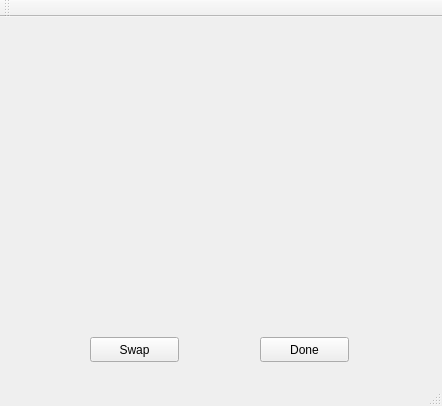
<?xml version="1.0" encoding="UTF-8"?>
<ui version="4.0">
 <class>MainWindow</class>
 <widget class="QMainWindow" name="MainWindow">
  <property name="geometry">
   <rect>
    <x>0</x>
    <y>0</y>
    <width>442</width>
    <height>406</height>
   </rect>
  </property>
  <property name="windowTitle">
   <string>MainWindow</string>
  </property>
  <widget class="QWidget" name="centralWidget">
   <widget class="QLabel" name="lblImage">
    <property name="geometry">
     <rect>
      <x>16</x>
      <y>16</y>
      <width>401</width>
      <height>291</height>
     </rect>
    </property>
    <property name="text">
     <string/>
    </property>
   </widget>
   <widget class="QPushButton" name="btnSwap">
    <property name="geometry">
     <rect>
      <x>90</x>
      <y>320</y>
      <width>89</width>
      <height>25</height>
     </rect>
    </property>
    <property name="text">
     <string>Swap</string>
    </property>
   </widget>
   <widget class="QPushButton" name="btnDone">
    <property name="geometry">
     <rect>
      <x>260</x>
      <y>320</y>
      <width>89</width>
      <height>25</height>
     </rect>
    </property>
    <property name="text">
     <string>Done</string>
    </property>
   </widget>
  </widget>
  <widget class="QMenuBar" name="menuBar">
   <property name="geometry">
    <rect>
     <x>0</x>
     <y>0</y>
     <width>442</width>
     <height>22</height>
    </rect>
   </property>
  </widget>
  <widget class="QToolBar" name="mainToolBar">
   <attribute name="toolBarArea">
    <enum>TopToolBarArea</enum>
   </attribute>
   <attribute name="toolBarBreak">
    <bool>false</bool>
   </attribute>
  </widget>
  <widget class="QStatusBar" name="statusBar"/>
 </widget>
 <layoutdefault spacing="6" margin="11"/>
 <resources/>
 <connections/>
</ui>
